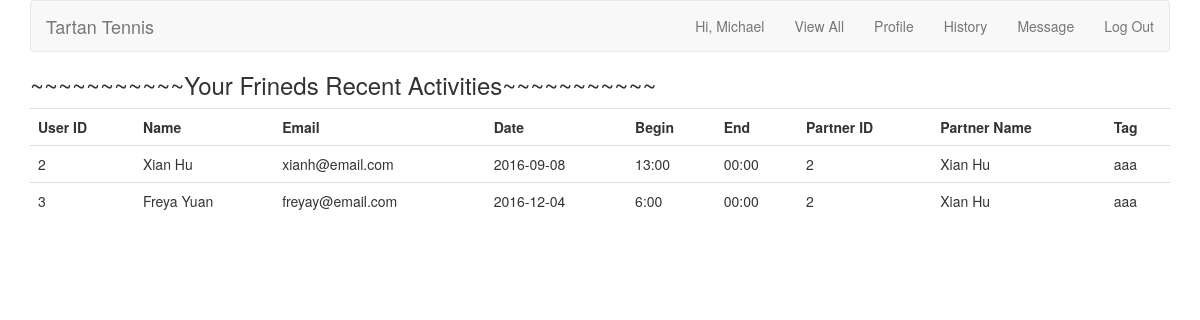
The app's page /friends_activities.php (signed in) with its own data.
### tables this page shows
CREATE TABLE `friends` (
  `friend_id` int(11) NOT NULL PRIMARY KEY AUTO_INCREMENT,
  `friender_id` int(11) NOT NULL,
  `friendee_id` int(11) NOT NULL
);

CREATE TABLE `appointments` (
  `appointment_id` int(10) UNSIGNED NOT NULL PRIMARY KEY AUTO_INCREMENT,
  `poster_id` int(10) UNSIGNED NOT NULL,
  `responder_id` int(10) UNSIGNED NOT NULL,
  `time_id` int(11) UNSIGNED NOT NULL,
  `message_id` int(11) UNSIGNED NOT NULL,
  `is_accepted` boolean DEFAULT FALSE
);

CREATE TABLE `users` (
  `user_id` int(10) UNSIGNED NOT NULL PRIMARY KEY AUTO_INCREMENT,
  `first_name` varchar(20) NOT NULL,
  `last_name` varchar(20) NOT NULL,
  `username` varchar(20) NOT NULL,
  `email` varchar(50) NOT NULL,
  `pass` char(40) NOT NULL,
  `created_at` timestamp NOT NULL DEFAULT CURRENT_TIMESTAMP,
  `updated_at` timestamp NOT NULL DEFAULT CURRENT_TIMESTAMP ON UPDATE CURRENT_TIMESTAMP
);

CREATE TABLE `times` (
  `time_id` int(11) NOT NULL PRIMARY KEY AUTO_INCREMENT,
  `begins_date` varchar(20) NOT NULL,
  `begins_time` varchar(20) NOT NULL,
  `ends_time` varchar(20) NOT NULL,
  `tag` tinytext NOT NULL,
  `user_id` int(11) NOT NULL,
  `created_at` timestamp NOT NULL DEFAULT CURRENT_TIMESTAMP,
  FULLTEXT (begins_date, begins_time, ends_time, tag)
);

### friends_activities.php (the view, shortened to what this page needs)
<?php
include ('includes/header.php');
if (isset($_COOKIE['first_name']) AND isset($_COOKIE['user_id'])) {
echo '<h3>~~~~~~~~~~~Your Frineds Recent Activities~~~~~~~~~~~</h3> ';
$all = "SELECT * FROM friends WHERE friender_id = {$_COOKIE['user_id']} OR friendee_id = {$_COOKIE['user_id']}";
$ra = mysqli_query($dbc, $all);
$num_friends = mysqli_num_rows($ra);
if ($num_friends > 0) {
					echo '<table class="table">
							<tr>
								<th>User ID</th>
								<th>Name</th>
								<th>Email</th>
								<th>Date</th>
								<th>Begin</th>
								<th>End</th>
								<th>Partner ID</th>
								<th>Partner Name</th>
								<th>Tag</th>
							</tr>';
					while ($row = mysqli_fetch_array($ra)) {
							$all1="SELECT *
									FROM appointments INNER JOIN times
									USING (time_id)
									WHERE poster_id = {$row['friender_id']} OR responder_id = {$row['friender_id']}";
							$ra1 = mysqli_query($dbc, $all1);
							$row1=mysqli_fetch_array($ra1);
							$q = "SELECT first_name, last_name, email FROM users WHERE user_id = {$row1['poster_id']}";
							$r = mysqli_query($dbc, $q);
							$subr = mysqli_fetch_array($r);
							$q1 = "SELECT first_name, last_name, email FROM users WHERE user_id = {$row1['responder_id']}";
							$r1 = mysqli_query($dbc, $q1);
							$subr1 = mysqli_fetch_array($r1);
						if($row['friendee_id'] == $_COOKIE['user_id']){
							if($row1['poster_id'] == $row['friender_id']){
						echo
						'<tr>
							<td>' . $row1['poster_id'] . '</td>
							<td>' . $subr['first_name'] . ' ' . $subr['last_name'] . '</td>
							<td>' . $subr['email'] . '</td>
							<td>' . $row1['begins_date'] . '</td>
							<td>' . $row1['begins_time'] . '</td>
							<td>' . $row1['ends_time'] . '</td>
							<td>' . $row1['responder_id'] . '</td>
							<td>' . $subr1['first_name'] . ' ' . $subr1['last_name'] . '</td>
							<td>' . $row1['tag'] . '</td>
						</tr>';
						}else{
						echo
						'<tr>
							<td>' . $row1['responder_id'] . '</td>
							<td>' . $subr1['first_name'] . ' ' . $subr1['last_name'] . '</td>
							<td>' . $subr1['email'] . '</td>
							<td>' . $row1['begins_date'] . '</td>
							<td>' . $row1['begins_time'] . '</td>
							<td>' . $row1['ends_time'] . '</td>
							<td>' . $row1['poster_id'] . '</td>
							<td>' . $subr['first_name'] . ' ' . $subr['last_name'] . '</td>
							<td>' . $row1['tag'] . '</td>
						</tr>';
						}
						}
					}
					echo '</table>';
				} else {
					echo '<h3>Your friends have no activities now.</h3>';
					echo '<h4>Invite them to play now!</h4>';
					echo '<a class="btn btn-primary btn-sm" href="alltime.php">Go and see</a></h3>';
				}
}else
{
        echo 'You must be logged to access this page.';
}
?>

### records on screen
friends: appointments.poster_id "2", users.first_name "Xian", users.last_name "Hu", users.email "xianh@email.com", times.begins_date "2016-09-08", times.begins_time "13:00", times.ends_time "00:00", appointments.responder_id "2", times.tag "aaa"
friends: appointments.responder_id "3", users.first_name "Freya", users.last_name "Yuan", users.email "freyay@email.com", times.begins_date "2016-12-04", times.begins_time "6:00", times.ends_time "00:00", appointments.poster_id "2", users.first_name "Xian", users.last_name "Hu", times.tag "aaa"

### other values on screen
$fn "Michael"
